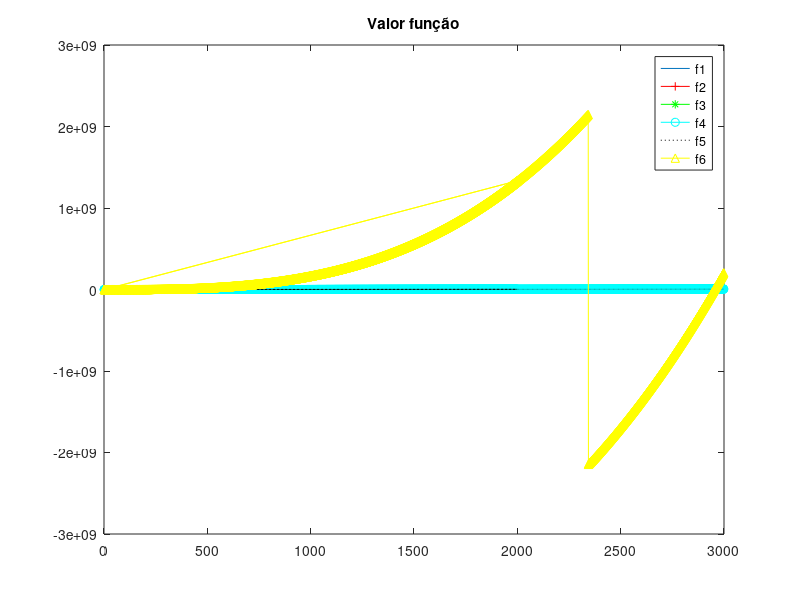
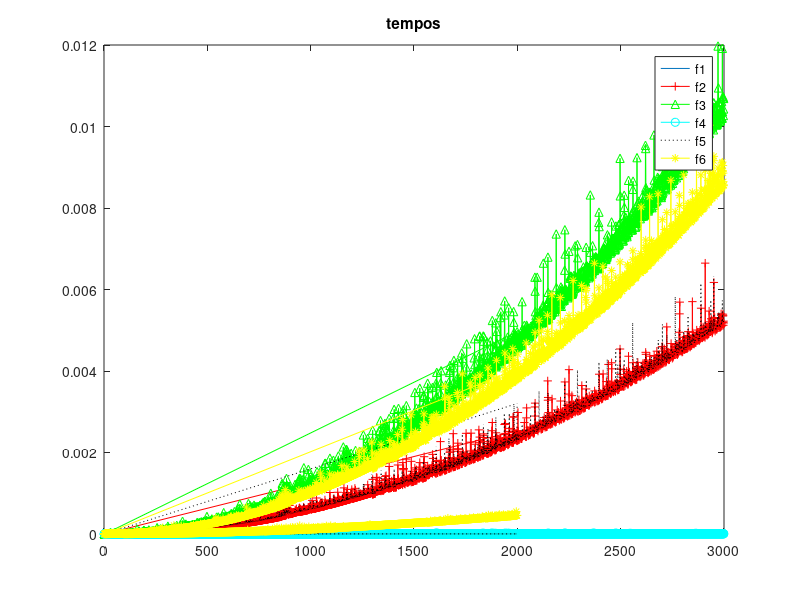

Recreate these plots in MATLAB, in order.
A = load("data1.txt");
figure
F = 1;plot(A(F:6:end, 1), A(F:6:end, 3))
hold on
F = 2;plot(A(F:6:end, 1), A(F:6:end, 3), 'r-+')
F = 3;plot(A(F:6:end, 1), A(F:6:end, 3), 'g-*')
F = 4;plot(A(F:6:end, 1), A(F:6:end, 3), 'c-o')
F = 5;plot(A(F:6:end, 1), A(F:6:end, 3), 'k:')
F = 6;plot(A(F:6:end, 1), A(F:6:end, 3), 'y-^')
legend('f1', 'f2', 'f3', 'f4', 'f5', 'f6')
title("Valor função")
% Tempos
figure 
F = 1;plot(A(F:6:end, 1), A(F:6:end, 4))
hold on
F = 2;plot(A(F:6:end, 1), A(F:6:end, 4), 'r+-')
F = 3;plot(A(F:6:end, 1), A(F:6:end, 4), 'g-^')
F = 4;plot(A(F:6:end, 1), A(F:6:end, 4), 'c-o')
F = 5;plot(A(F:6:end, 1), A(F:6:end, 4), 'k:')
F = 6;plot(A(F:6:end, 1), A(F:6:end, 4), 'y*-')
legend('f1', 'f2', 'f3', 'f4', 'f5', 'f6')
title("tempos")